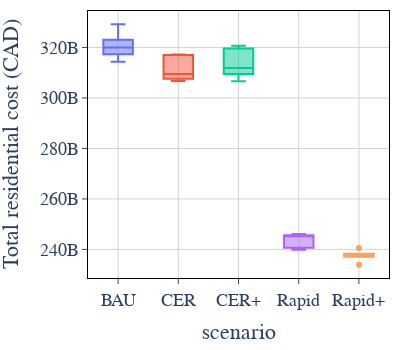

The cell this chart's notebook holds for it:
### Code cell
total_cost_fig = px.box(abm_agg_costs, x="scenario",y="agg. annual costs", color="scenario", template="plotly", width=400,)
total_cost_fig = sciencify_plotly_fig(total_cost_fig)
total_cost_fig.update_layout(showlegend=False, margin=dict(r=10,t=10,b=10), height=350, font_family="cm",font_size=18, yaxis_title="Total residential cost (CAD)")
total_cost_fig.write_image("abm_total_cost.svg")
total_cost_fig

### Figure 1 — Plotly figure (JSON) as saved in the notebook; plotly's stock layout.template omitted (floating-point values rounded to 4 significant figures)
{"data": [{"alignmentgroup": "True", "hovertemplate": "scenario=%{x}<br>agg. annual costs=%{y}<extra></extra>", "legendgroup": "BAU", "marker": {"color": "#636efa"}, "name": "BAU", "notched": false, "offsetgroup": "BAU", "orientation": "v", "showlegend": true, "type": "box", "x": ["BAU", "BAU", "BAU", "BAU", "BAU", "BAU"], "x0": " ", "xaxis": "x", "y": [329200000000.0, 321000000000.0, 319100000000.0, 317300000000.0, 323100000000.0, 314400000000.0], "y0": " ", "yaxis": "y"}, {"alignmentgroup": "True", "hovertemplate": "scenario=%{x}<br>agg. annual costs=%{y}<extra></extra>", "legendgroup": "CER", "marker": {"color": "#EF553B"}, "name": "CER", "notched": false, "offsetgroup": "CER", "orientation": "v", "showlegend": true, "type": "box", "x": ["CER", "CER", "CER", "CER", "CER", "CER"], "x0": " ", "xaxis": "x", "y": [317000000000.0, 309800000000.0, 307600000000.0, 306700000000.0, 317200000000.0, 309300000000.0], "y0": " ", "yaxis": "y"}, {"alignmentgroup": "True", "hovertemplate": "scenario=%{x}<br>agg. annual costs=%{y}<extra></extra>", "legendgroup": "CER+", "marker": {"color": "#00cc96"}, "name": "CER+", "notched": false, "offsetgroup": "CER+", "orientation": "v", "showlegend": true, "type": "box", "x": ["CER+", "CER+", "CER+", "CER+", "CER+", "CER+"], "x0": " ", "xaxis": "x", "y": [320700000000.0, 312900000000.0, 309500000000.0, 306600000000.0, 319600000000.0, 310800000000.0], "y0": " ", "yaxis": "y"}, {"alignmentgroup": "True", "hovertemplate": "scenario=%{x}<br>agg. annual costs=%{y}<extra></extra>", "legendgroup": "Rapid", "marker": {"color": "#ab63fa"}, "name": "Rapid", "notched": false, "offsetgroup": "Rapid", "orientation": "v", "showlegend": true, "type": "box", "x": ["Rapid", "Rapid", "Rapid", "Rapid", "Rapid", "Rapid"], "x0": " ", "xaxis": "x", "y": [245000000000.0, 245600000000.0, 240700000000.0, 239900000000.0, 245400000000.0, 246100000000.0], "y0": " ", "yaxis": "y"}, {"alignmentgroup": "True", "hovertemplate": "scenario=%{x}<br>agg. annual costs=%{y}<extra></extra>", "legendgroup": "Rapid+", "marker": {"color": "#FFA15A"}, "name": "Rapid+", "notched": false, "offsetgroup": "Rapid+", "orientation": "v", "showlegend": true, "type": "box", "x": ["Rapid+", "Rapid+", "Rapid+", "Rapid+", "Rapid+", "Rapid+"], "x0": " ", "xaxis": "x", "y": [237800000000.0, 238200000000.0, 240500000000.0, 234000000000.0, 238300000000.0, 237100000000.0], "y0": " ", "yaxis": "y"}], "layout": {"boxmode": "overlay", "font": {"family": "cm", "size": 18}, "height": 350, "legend": {"title": {"text": "scenario"}, "tracegroupgap": 0}, "margin": {"b": 10, "r": 10, "t": 10}, "plot_bgcolor": "white", "showlegend": false, "width": 400, "xaxis": {"anchor": "y", "categoryarray": ["BAU", "CER", "CER+", "Rapid", "Rapid+"], "categoryorder": "array", "domain": [0, 1], "gridcolor": "lightgrey", "linecolor": "black", "mirror": true, "showline": true, "ticks": "outside", "title": {"text": "scenario"}}, "yaxis": {"anchor": "x", "domain": [0, 1], "gridcolor": "lightgrey", "linecolor": "black", "mirror": true, "showline": true, "ticks": "outside", "title": {"text": "Total residential cost (CAD)"}}}}
